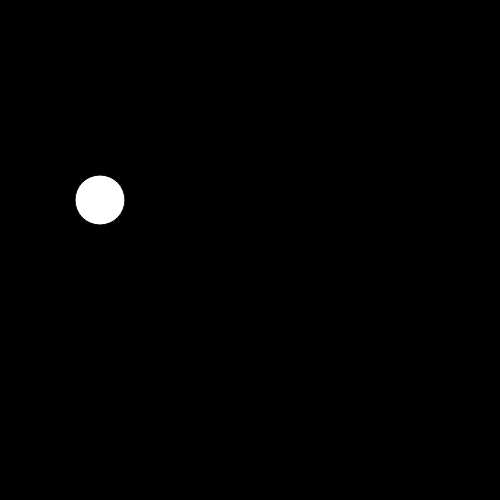
Frame 1 (no input)
Frame 60 (no input): identical to frame 1, image omitted
Frame 120 (the mouse pressed at the canvas centre since frame 60): identical to frame 1, image omitted

The p5.js sketch that drew this single still picture (run headless with seeded random() and noise() and a simulated clock; from frame 60 on, the mouse is pressed at the canvas centre):

// p5.js sketch
// ── sketch.js
let circle;

function setup() {
  createCanvas(500, 500);
  ellipseMode(CENTER);
  circle = new Circle(100, 200, 50);
}

function draw() {
  background(0);
  circle.draw();
}

class Circle {
  x;
  y;
  r;

  constructor(x, y, r) {
    this.x = x;
    this.y = y;
    this.r = r;
  }

  draw() {
    ellipse(this.x, this.y, this.r, this.r);
  }
}
